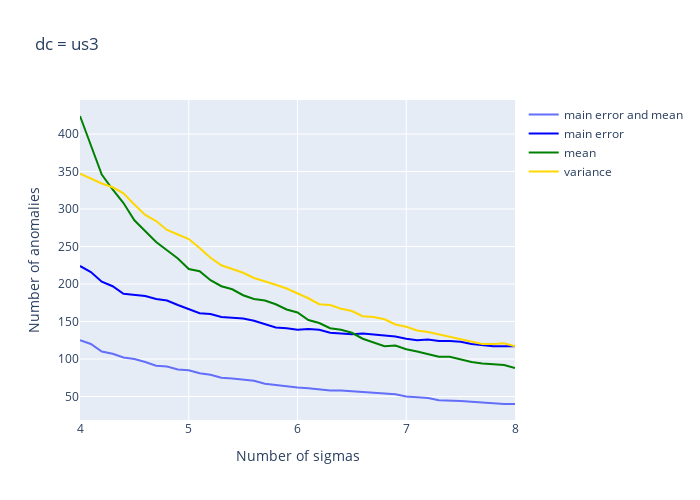
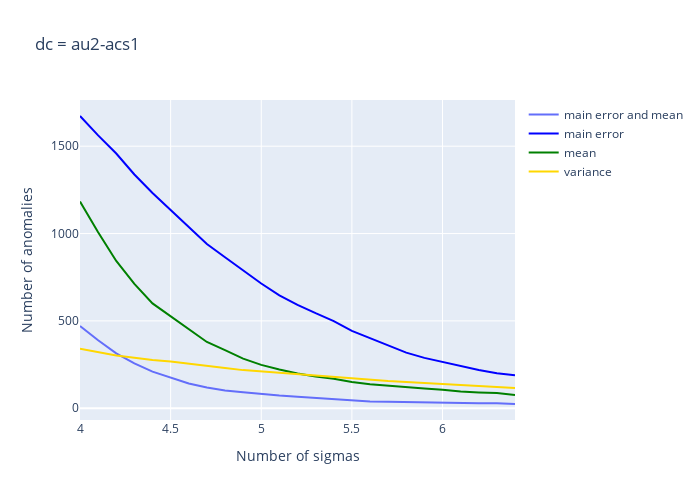
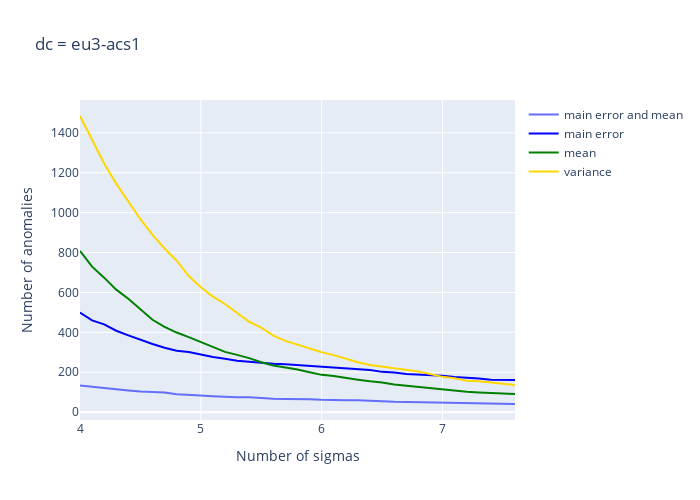
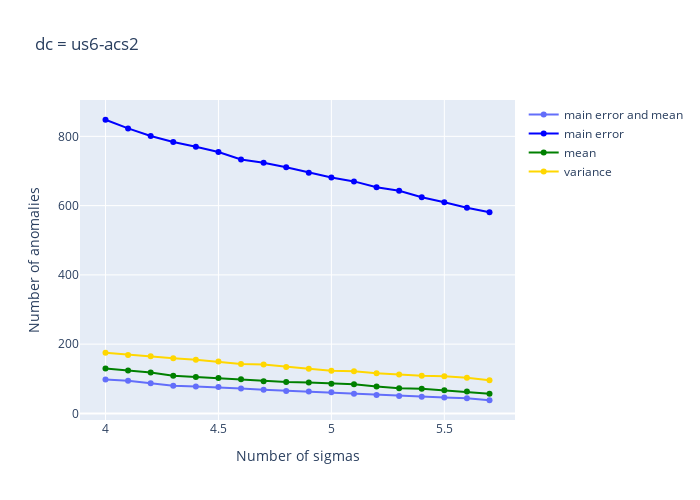

These figures' notebook cell, in order:
### Code cell
plot_sigmas_anomalies(dc_reslut)

### Figure 1 — Plotly figure (JSON) as saved in the notebook; plotly's stock layout.template omitted (floating-point values rounded to 4 significant figures)
{"data": [{"name": "main error and mean", "type": "scatter", "x": [4, 4.1, 4.2, 4.3, 4.4, 4.5, 4.6, 4.7, 4.8, 4.9, 5, 5.1, 5.2, 5.3, 5.4, 5.5, 5.6, 5.7, 5.8, 5.9, 6, 6.1, 6.2, 6.3, 6.4, 6.5, 6.6, 6.7, 6.8, 6.9, 7, 7.1, 7.2, 7.3, 7.4, 7.5, 7.6, 7.7, 7.8, 7.9, 8], "xaxis": "x", "y": [125, 120, 110, 107, 102, 100, 96, 91, 90, 86, 85, 81, 79, 75, 74, 72, 71, 67, 65, 63, 62, 61, 59, 58, 58, 57, 55, 54, 53, 53, 50, 49, 48, 45, 45, 44, 43, 42, 40, 40, 40], "yaxis": "y"}, {"marker": {"color": "blue"}, "name": "main error ", "type": "scatter", "x": [4, 4.1, 4.2, 4.3, 4.4, 4.5, 4.6, 4.7, 4.8, 4.9, 5, 5.1, 5.2, 5.3, 5.4, 5.5, 5.6, 5.7, 5.8, 5.9, 6, 6.1, 6.2, 6.3, 6.4, 6.5, 6.6, 6.7, 6.8, 6.9, 7, 7.1, 7.2, 7.3, 7.4, 7.5, 7.6, 7.7, 7.8, 7.9, 8], "xaxis": "x", "y": [224, 216, 203, 197, 187, 186, 184, 180, 178, 172, 166, 161, 160, 156, 155, 154, 151, 146, 142, 141, 139, 140, 139, 135, 134, 133, 134, 133, 131, 130, 127, 125, 126, 124, 124, 123, 120, 118, 117, 117, 117], "yaxis": "y"}, {"marker": {"color": "green"}, "name": "mean", "type": "scatter", "x": [4, 4.1, 4.2, 4.3, 4.4, 4.5, 4.6, 4.7, 4.8, 4.9, 5, 5.1, 5.2, 5.3, 5.4, 5.5, 5.6, 5.7, 5.8, 5.9, 6, 6.1, 6.2, 6.3, 6.4, 6.5, 6.6, 6.7, 6.8, 6.9, 7, 7.1, 7.2, 7.3, 7.4, 7.5, 7.6, 7.7, 7.8, 7.9, 8], "xaxis": "x", "y": [424, 385, 346, 326, 308, 285, 271, 256, 245, 234, 220, 217, 205, 197, 193, 185, 180, 178, 173, 166, 162, 152, 148, 141, 139, 135, 127, 122, 117, 118, 113, 110, 107, 103, 103, 99, 96, 94, 93, 92, 88], "yaxis": "y"}, {"marker": {"color": "gold"}, "name": "variance", "type": "scatter", "x": [4, 4.1, 4.2, 4.3, 4.4, 4.5, 4.6, 4.7, 4.8, 4.9, 5, 5.1, 5.2, 5.3, 5.4, 5.5, 5.6, 5.7, 5.8, 5.9, 6, 6.1, 6.2, 6.3, 6.4, 6.5, 6.6, 6.7, 6.8, 6.9, 7, 7.1, 7.2, 7.3, 7.4, 7.5, 7.6, 7.7, 7.8, 7.9, 8], "xaxis": "x", "y": [347, 340, 334, 329, 321, 306, 292, 284, 272, 266, 260, 248, 235, 225, 220, 215, 208, 204, 199, 194, 188, 181, 173, 172, 167, 164, 157, 156, 153, 146, 143, 138, 136, 133, 130, 126, 123, 120, 120, 121, 117], "yaxis": "y"}], "layout": {"height": 500, "title": {"text": "dc = us3"}, "width": 700, "xaxis": {"anchor": "y", "domain": [0, 1], "title": {"text": "Number of sigmas"}}, "yaxis": {"anchor": "x", "domain": [0, 1], "title": {"text": "Number of anomalies"}}}}

### Figure 2 — Plotly figure (JSON) as saved in the notebook; plotly's stock layout.template omitted (floating-point values rounded to 4 significant figures)
{"data": [{"name": "main error and mean", "type": "scatter", "x": [4, 4.1, 4.2, 4.3, 4.4, 4.5, 4.6, 4.7, 4.8, 4.9, 5, 5.1, 5.2, 5.3, 5.4, 5.5, 5.6, 5.7, 5.8, 5.9, 6, 6.1, 6.2, 6.3, 6.4], "xaxis": "x", "y": [471, 389, 314, 257, 209, 176, 141, 119, 101, 91, 80, 72, 66, 59, 55, 47, 39, 37, 35, 32, 32, 30, 29, 29, 24], "yaxis": "y"}, {"marker": {"color": "blue"}, "name": "main error ", "type": "scatter", "x": [4, 4.1, 4.2, 4.3, 4.4, 4.5, 4.6, 4.7, 4.8, 4.9, 5, 5.1, 5.2, 5.3, 5.4, 5.5, 5.6, 5.7, 5.8, 5.9, 6, 6.1, 6.2, 6.3, 6.4], "xaxis": "x", "y": [1673, 1562, 1458, 1338, 1232, 1135, 1036, 940, 864, 787, 714, 646, 592, 544, 499, 443, 402, 357, 318, 288, 264, 241, 219, 200, 189], "yaxis": "y"}, {"marker": {"color": "green"}, "name": "mean", "type": "scatter", "x": [4, 4.1, 4.2, 4.3, 4.4, 4.5, 4.6, 4.7, 4.8, 4.9, 5, 5.1, 5.2, 5.3, 5.4, 5.5, 5.6, 5.7, 5.8, 5.9, 6, 6.1, 6.2, 6.3, 6.4], "xaxis": "x", "y": [1183, 1007, 843, 712, 600, 526, 456, 379, 332, 284, 248, 221, 199, 181, 168, 150, 137, 128, 118, 113, 106, 95, 90, 87, 76], "yaxis": "y"}, {"marker": {"color": "gold"}, "name": "variance", "type": "scatter", "x": [4, 4.1, 4.2, 4.3, 4.4, 4.5, 4.6, 4.7, 4.8, 4.9, 5, 5.1, 5.2, 5.3, 5.4, 5.5, 5.6, 5.7, 5.8, 5.9, 6, 6.1, 6.2, 6.3, 6.4], "xaxis": "x", "y": [340, 319, 302, 289, 276, 268, 254, 242, 230, 218, 210, 204, 195, 189, 181, 170, 161, 155, 150, 144, 140, 133, 125, 118, 116], "yaxis": "y"}], "layout": {"height": 500, "title": {"text": "dc = au2-acs1"}, "width": 700, "xaxis": {"anchor": "y", "domain": [0, 1], "title": {"text": "Number of sigmas"}}, "yaxis": {"anchor": "x", "domain": [0, 1], "title": {"text": "Number of anomalies"}}}}

### Figure 3 — Plotly figure (JSON) as saved in the notebook; plotly's stock layout.template omitted (floating-point values rounded to 4 significant figures)
{"data": [{"name": "main error and mean", "type": "scatter", "x": [4, 4.1, 4.2, 4.3, 4.4, 4.5, 4.6, 4.7, 4.8, 4.9, 5, 5.1, 5.2, 5.3, 5.4, 5.5, 5.6, 5.7, 5.8, 5.9, 6, 6.1, 6.2, 6.3, 6.4, 6.5, 6.6, 6.7, 6.8, 6.9, 7, 7.1, 7.2, 7.3, 7.4, 7.5, 7.6], "xaxis": "x", "y": [134, 127, 122, 116, 109, 104, 101, 99, 90, 88, 83, 80, 77, 75, 75, 70, 67, 66, 66, 65, 62, 60, 60, 60, 56, 55, 52, 51, 50, 48, 48, 48, 45, 44, 42, 42, 41], "yaxis": "y"}, {"marker": {"color": "blue"}, "name": "main error ", "type": "scatter", "x": [4, 4.1, 4.2, 4.3, 4.4, 4.5, 4.6, 4.7, 4.8, 4.9, 5, 5.1, 5.2, 5.3, 5.4, 5.5, 5.6, 5.7, 5.8, 5.9, 6, 6.1, 6.2, 6.3, 6.4, 6.5, 6.6, 6.7, 6.8, 6.9, 7, 7.1, 7.2, 7.3, 7.4, 7.5, 7.6], "xaxis": "x", "y": [499, 460, 440, 408, 385, 362, 342, 323, 308, 302, 289, 277, 268, 258, 253, 247, 243, 240, 236, 231, 228, 224, 220, 216, 211, 202, 199, 191, 189, 186, 183, 176, 174, 169, 163, 162, 161], "yaxis": "y"}, {"marker": {"color": "green"}, "name": "mean", "type": "scatter", "x": [4, 4.1, 4.2, 4.3, 4.4, 4.5, 4.6, 4.7, 4.8, 4.9, 5, 5.1, 5.2, 5.3, 5.4, 5.5, 5.6, 5.7, 5.8, 5.9, 6, 6.1, 6.2, 6.3, 6.4, 6.5, 6.6, 6.7, 6.8, 6.9, 7, 7.1, 7.2, 7.3, 7.4, 7.5, 7.6], "xaxis": "x", "y": [808, 729, 674, 614, 568, 516, 463, 427, 399, 376, 351, 324, 302, 287, 271, 250, 234, 224, 214, 200, 187, 181, 171, 163, 155, 149, 139, 133, 128, 120, 113, 110, 102, 99, 95, 94, 91], "yaxis": "y"}, {"marker": {"color": "gold"}, "name": "variance", "type": "scatter", "x": [4, 4.1, 4.2, 4.3, 4.4, 4.5, 4.6, 4.7, 4.8, 4.9, 5, 5.1, 5.2, 5.3, 5.4, 5.5, 5.6, 5.7, 5.8, 5.9, 6, 6.1, 6.2, 6.3, 6.4, 6.5, 6.6, 6.7, 6.8, 6.9, 7, 7.1, 7.2, 7.3, 7.4, 7.5, 7.6], "xaxis": "x", "y": [1484, 1361, 1246, 1144, 1053, 967, 888, 820, 759, 682, 626, 579, 542, 497, 453, 424, 384, 357, 337, 317, 300, 286, 268, 250, 236, 228, 219, 214, 204, 191, 177, 170, 157, 155, 149, 144, 136], "yaxis": "y"}], "layout": {"height": 500, "title": {"text": "dc = eu3-acs1"}, "width": 700, "xaxis": {"anchor": "y", "domain": [0, 1], "title": {"text": "Number of sigmas"}}, "yaxis": {"anchor": "x", "domain": [0, 1], "title": {"text": "Number of anomalies"}}}}

### Figure 4 — Plotly figure (JSON) as saved in the notebook; plotly's stock layout.template omitted (floating-point values rounded to 4 significant figures)
{"data": [{"name": "main error and mean", "type": "scatter", "x": [4, 4.1, 4.2, 4.3, 4.4, 4.5, 4.6, 4.7, 4.8, 4.9, 5, 5.1, 5.2, 5.3, 5.4, 5.5, 5.6, 5.7], "xaxis": "x", "y": [98, 94, 87, 80, 78, 76, 72, 68, 65, 63, 61, 57, 53, 50, 48, 46, 44, 38], "yaxis": "y"}, {"marker": {"color": "blue"}, "name": "main error ", "type": "scatter", "x": [4, 4.1, 4.2, 4.3, 4.4, 4.5, 4.6, 4.7, 4.8, 4.9, 5, 5.1, 5.2, 5.3, 5.4, 5.5, 5.6, 5.7], "xaxis": "x", "y": [848, 823, 801, 784, 770, 755, 733, 724, 711, 695, 681, 670, 653, 643, 624, 610, 594, 581], "yaxis": "y"}, {"marker": {"color": "green"}, "name": "mean", "type": "scatter", "x": [4, 4.1, 4.2, 4.3, 4.4, 4.5, 4.6, 4.7, 4.8, 4.9, 5, 5.1, 5.2, 5.3, 5.4, 5.5, 5.6, 5.7], "xaxis": "x", "y": [130, 124, 118, 109, 105, 102, 99, 93, 91, 89, 86, 84, 78, 73, 71, 67, 63, 57], "yaxis": "y"}, {"marker": {"color": "gold"}, "name": "variance", "type": "scatter", "x": [4, 4.1, 4.2, 4.3, 4.4, 4.5, 4.6, 4.7, 4.8, 4.9, 5, 5.1, 5.2, 5.3, 5.4, 5.5, 5.6, 5.7], "xaxis": "x", "y": [175, 169, 165, 159, 155, 150, 143, 141, 134, 129, 123, 122, 116, 112, 109, 107, 103, 96], "yaxis": "y"}], "layout": {"height": 500, "title": {"text": "dc = us6-acs2"}, "width": 700, "xaxis": {"anchor": "y", "domain": [0, 1], "title": {"text": "Number of sigmas"}}, "yaxis": {"anchor": "x", "domain": [0, 1], "title": {"text": "Number of anomalies"}}}}
